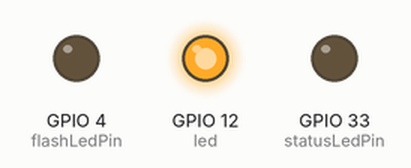
This sketch was run on a simulated ESP32. Parts: output pins drawn as LEDs (lit = HIGH). WiFi joins after 1.5 s; servers stay silent unless stated; what the sketch prints to the serial monitor is not drawn.

Above: at 2.0 s.
At 3.0 s:
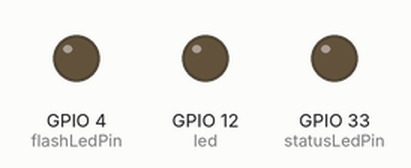
At 4.0 s:
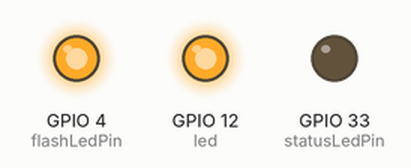
At 5.0 s:
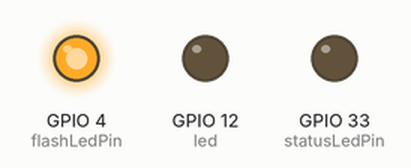
Timing chart, 0 to 6.1 s (numbered marks = the images above):
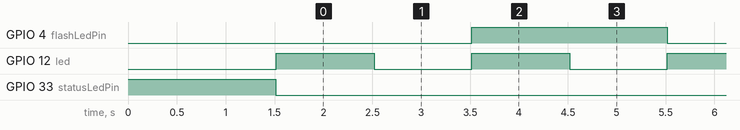

The sketch:

ESP32CAM-WiFi-Basic.ino
```cpp
/*
 * Conexión simple a WiFi
 * Por: Hugo Escalpelo
 *
 * Fecha: 27 de junio de 2021
 * Edit: Luis Lopez
 * Fecha: 29 de julio de 2021
 *
 * Este programa muestra una conexión básica a WiFi para
 * ESP32CAM. Para ello es necesario que cambies el SSID y
 * contraseña por los datos correspondientes a la red que
 * deseas conectarte. Puedes observar el estado de la conexión
 * con el monitor serial. No se requieren componentes adicionales.
 *
 * En este programa se usan los leds soldados sobre la placa
 * ESP32CAM, el led flash y el led de status.
 *
 * Componente     PinESP32CAM     Estados lógicos
 * ledStatus------GPIO 33---------On=>LOW, Off=>HIGH
 * ledFlash-------GPIO 4----------On=>HIGH, Off=>LOW
 * led------------GPIO12---------On=>High, ff=>LOW
 */

// Bibliotecas
#include <WiFi.h>  // Biblioteca para manejar el WiFi del ESP32CAM

// Datos de Red
const char* ssid = "*******";  // Pon aquí el nombre de la red a la que deseas conectarte
const char* password = "******";  // Escribe la contraseña de dicha red

// Objetos
WiFiClient espClient; // Este objeto maneja las variables necesarias para una conexion WiFi

// Variables del programa
int statusLedPin = 33;  // Esta variable controla el led de status
int flashLedPin = 4; // Esta variable controla el led flash
int led=12; //variable que controla el led externo
double timeLast, timeNow; // Variables para el control de tiempo no bloqueante
double wait = 500;  // Espera de 500 mili segundos para consultar conexión
bool statusLed = 0;// Bandera que me dice si el led esta encendido o apagado

// Inicialización del programa
void setup() {
  //Configuración de pines
  pinMode (statusLedPin, OUTPUT);// Se configura el pin como salida
  pinMode (flashLedPin, OUTPUT);// Se configura el pin como salida
  pinMode(led,OUTPUT); //se configura el led como salida
  digitalWrite (statusLedPin, HIGH);// Se comienza con el led apagado
  digitalWrite (flashLedPin, LOW);// Se comienza con el led apagado
  digitalWrite(led,LOW);//Se comienza con el led apagado

  //Inicialización de comunicación serial
  Serial.begin (115200);
  Serial.println();
  Serial.println();
  Serial.print("Conectando a ");
  Serial.println(ssid);

  // Iniciar el WiFi
  WiFi.begin(ssid, password); // Esta es la función que realiz la conexión a WiFi

  while (WiFi.status() != WL_CONNECTED) { // Este bucle espera a que se realice la conexión
    digitalWrite (statusLedPin, HIGH);
    delay(500); //dado que es de suma importancia esperar a la conexión, debe usarse espera bloqueante
    digitalWrite (statusLedPin, LOW);
    Serial.print(".");  // Indicador de progreso
    delay (5);
  }

  // Cuando se haya logrado la conexión, el programa avanzará, por lo tanto, puede informarse lo siguiente
  Serial.println();
  Serial.println("WiFi conectado");
  Serial.println("Direccion IP: ");
  Serial.println(WiFi.localIP());

  // Si se logro la conexión, encender led
  if (WiFi.status () > 0){
  digitalWrite (flashLedPin, LOW);
  }
  timeLast = millis (); // Inicia el control de tiempo
}// Fin del void setup

//Cuerpo del programa, bucle principal
void loop() {
  timeNow = millis ();  // Seguimiento de tiempo
  if ((timeNow - timeLast > wait) && statusLed == 0){// Comprobar el encendido del flash
    digitalWrite (flashLedPin, HIGH);// Encender el flash
    statusLed = 1;//Indicar que el led flash se encuentra encendido
    timeLast = millis (); // Inicia el control de tiempo
  }
  if ((timeNow - timeLast > wait) && statusLed == 1){
    digitalWrite (flashLedPin, LOW);// Apagar Led el flash
    statusLed = 0;//Indicar que el led flash se encuentra apagado
    timeLast = millis (); // Inicia el control de tiempo
  }
  digitalWrite(led, HIGH);//enciende led externo
  delay(1000);//espera un segundo
  digitalWrite(led,LOW);//apaga led externo
  delay(1000);
}// Fin de void loop
```

Measured:
- by itself, GPIO 4 (flashLedPin): alternates HIGH for 2.0 s and LOW for 2.0 s
- by itself, GPIO 12 (led): alternates HIGH for 1.0 s and LOW for 1.0 s
- by itself, everything shown: repeats every 4.0 s, in 4 steps
